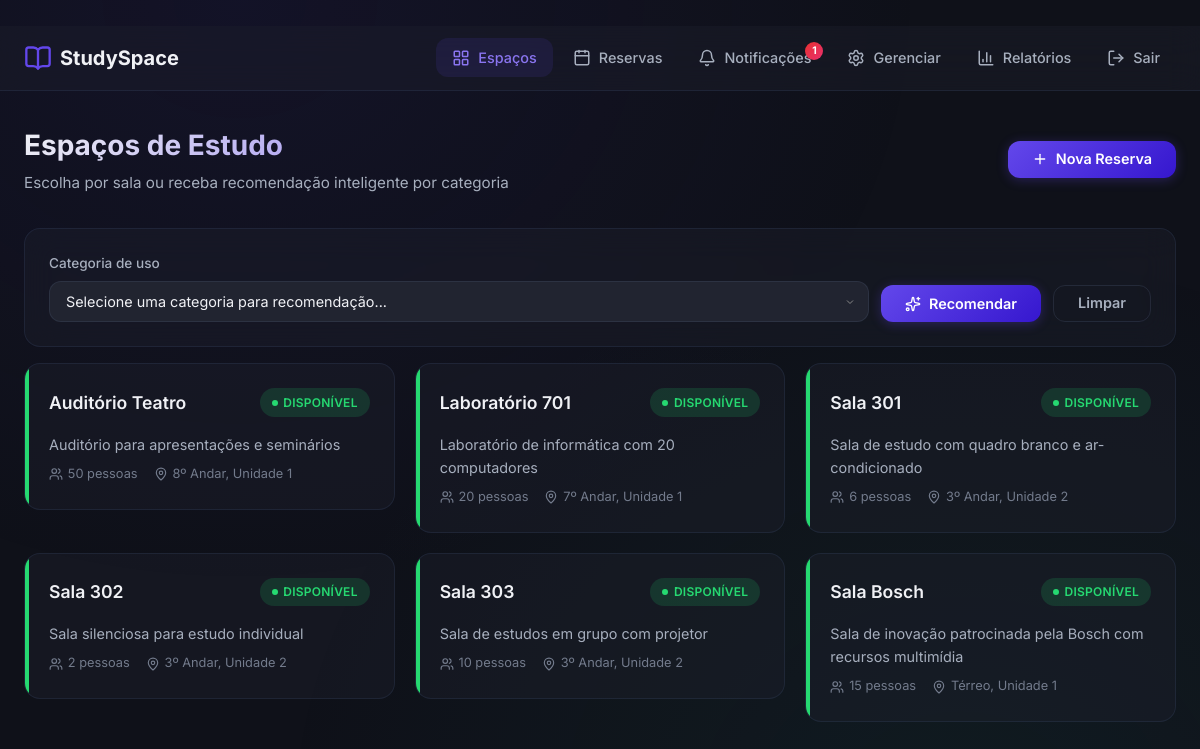
/spaces/ (signed in), run on an earlier commit of the app's database.
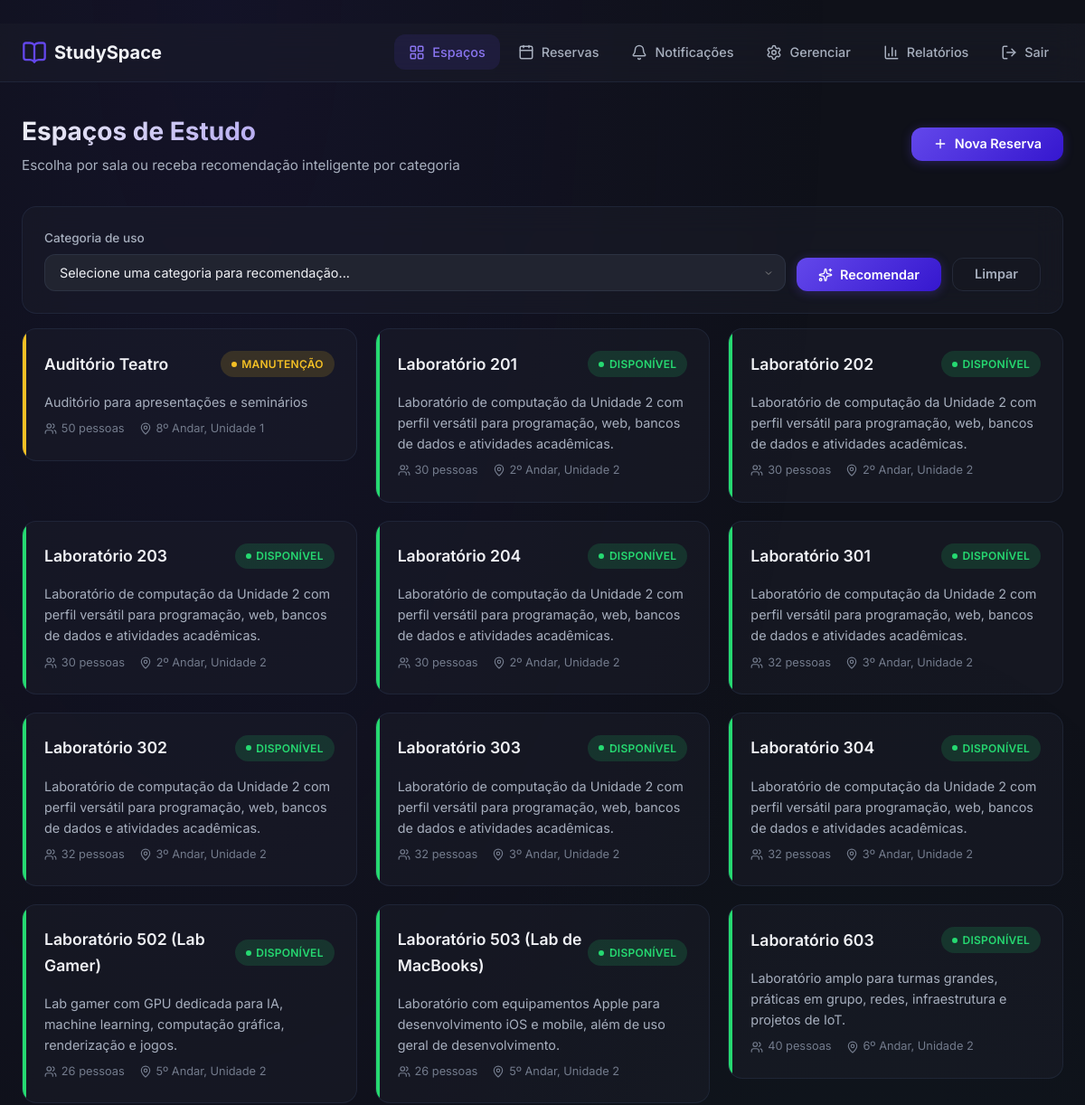
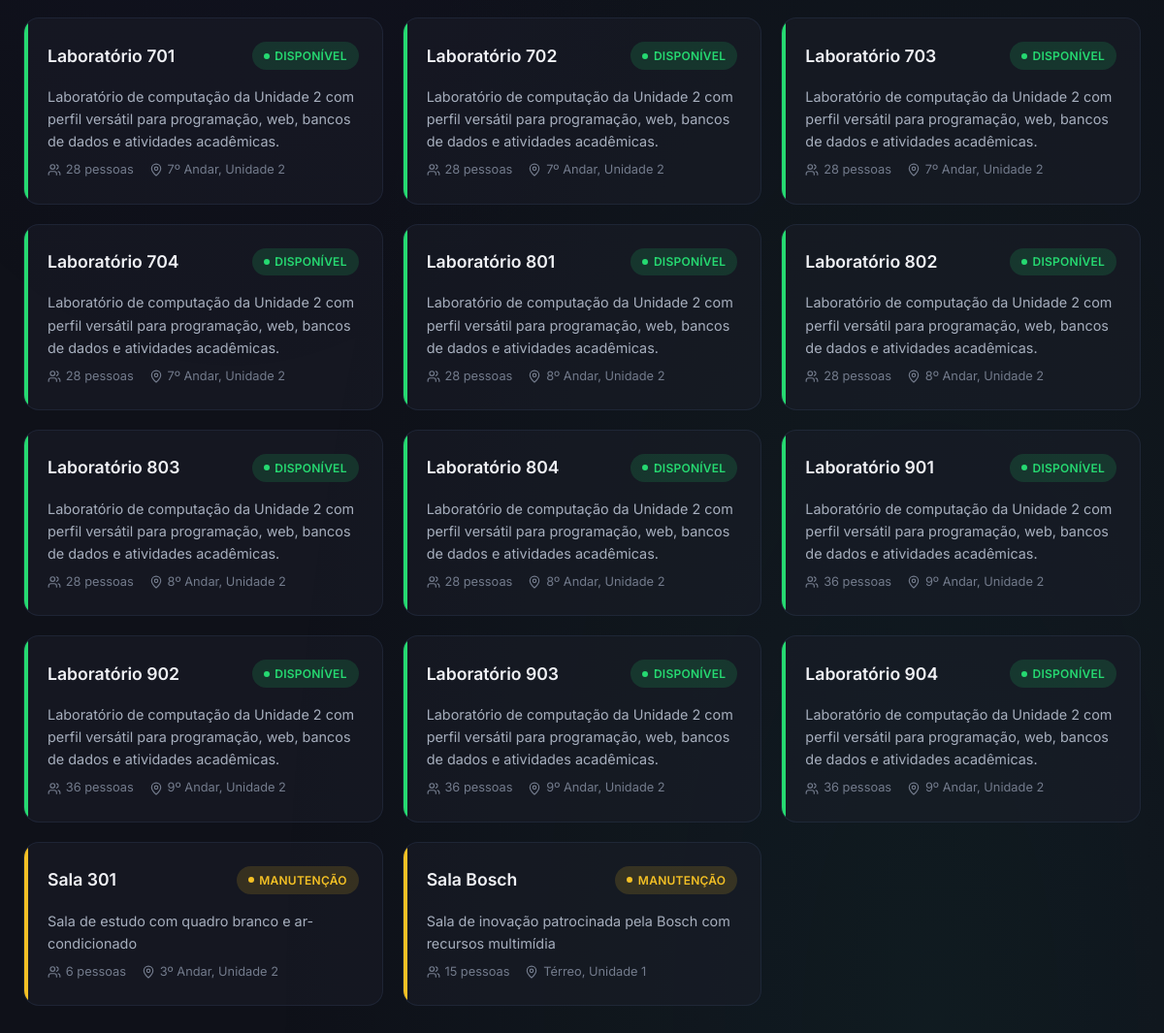
And on a later commit of the database (2 pictures, top to bottom).
### models/space.py (models this page shows, shortened)
class Space(db.Model):
    __tablename__ = 'spaces'
    id = db.Column(db.Integer, primary_key=True)
    name = db.Column(db.String(100), nullable=False)
    description = db.Column(db.Text, default='')
    capacity = db.Column(db.Integer, nullable=False, default=1)
    location = db.Column(db.String(200), default='')
    status = db.Column(db.String(20), nullable=False, default='available')  # 'available' ou 'maintenance'
    created_at = db.Column(db.DateTime, default=lambda: datetime.now(timezone(timedelta(hours=-3))))
    reservations = db.relationship('Reservation', backref='space', lazy='dynamic')

### views/routes/spaces.py (the view)
@spaces_bp.route('/')
@login_required
def index():
    selected_category = request.args.get('category', '').strip()
    spaces = Space.query.order_by(Space.name).all()
    recommendations = []
    if selected_category in CATEGORY_LABELS:
        recommendations = _recommend_spaces(selected_category, spaces)
    return render_template(
        'spaces/index.html',
        spaces=spaces,
        category_labels=CATEGORY_LABELS,
        selected_category=selected_category,
        recommendations=recommendations,
    )

### models/user.py (called while the page is built)
    @property
    def is_admin(self):
        return self.role == 'admin'

    @property
    def unread_notifications_count(self):
        return self.notifications.filter_by(is_read=False).count()

### views/templates/spaces/index.html (shortened to what this page needs)
﻿{% extends "base.html" %}
{% block content %}
<div class="page-header">
    <div>
        <h1 class="page-title">Espaços de Estudo</h1>
        <p class="page-subtitle">Escolha por sala ou receba recomendação inteligente por categoria</p>
    </div>
    <a href="{{ url_for('reservations.new_reservation') }}" class="btn btn-primary" id="btn-new-reservation">
        <i data-lucide="plus"></i>
        Nova Reserva
    </a>
</div>
<div class="card" style="margin-bottom: 1rem;">
    <form method="GET" action="{{ url_for('spaces.index') }}" style="display:flex; gap:0.75rem; flex-wrap:wrap; align-items:end;">
        <div class="form-group" style="margin:0; min-width: 320px; flex:1;">
            <label class="form-label" for="category">Categoria de uso</label>
            <select class="form-control" id="category" name="category">
                <option value="">Selecione uma categoria para recomendação...</option>
            </select>
        </div>
        <button class="btn btn-primary" type="submit"><i data-lucide="sparkles"></i> Recomendar</button>
        <a class="btn btn-ghost" href="{{ url_for('spaces.index') }}">Limpar</a>
    </form>
</div>
{% if spaces %}
<div class="grid grid-3 stagger" id="spaces-grid">
    {% for space in spaces %}
    <a href="{{ url_for('reservations.new_reservation', space_id=space.id) }}" style="text-decoration:none; color:inherit;">
        <div class="card space-card" data-space-id="{{ space.id }}" data-status="{{ 'maintenance' if space.status == 'maintenance' else 'available' }}" id="space-{{ space.id }}">
            <div class="card-header">
                <h3 class="card-title">{{ space.name }}</h3>
                <span class="status-badge {{ 'maintenance' if space.status == 'maintenance' else 'available' }}">
                    {{ 'Manutenção' if space.status == 'maintenance' else 'Disponível' }}
                </span>
            </div>
            <div class="card-body">
                {% if space.description %}
                <p class="mb-1">{{ space.description }}</p>
                {% endif %}
                <div class="space-meta">
                    <span>
                        <i data-lucide="users"></i>
                        {{ space.capacity }} {{ 'pessoa' if space.capacity == 1 else 'pessoas' }}
                    </span>
                    {% if space.location %}
                    <span>
                        <i data-lucide="map-pin"></i>
                        {{ space.location }}
                    </span>
                    {% endif %}
                </div>
            </div>
        </div>
    </a>
    {% endfor %}
</div>
{% else %}
<div class="empty-state">
    <i data-lucide="layout-grid"></i>
    <h3>Nenhum espaço cadastrado</h3>
    <p>Aguarde o administrador adicionar espaços de estudo.</p>
</div>
{% endif %}
{% endblock %}

### views/templates/base.html (shortened to what this page needs)
<!DOCTYPE html>
<html lang="pt-BR">
<head>
    <link rel="stylesheet" href="{{ url_for('static', filename='css/style.css') }}">
</head>
<body>
    <div class="app-wrapper">
        {% if current_user.is_authenticated %}
        <nav class="navbar">
            <div class="navbar-inner">
                <a href="{{ url_for('spaces.index') }}" class="navbar-brand">
                    <i data-lucide="book-open"></i>
                    StudySpace
                </a>
                <ul class="navbar-nav">
                    <li>
                        <a href="{{ url_for('spaces.index') }}" class="nav-link {% if request.endpoint == 'spaces.index' %}active{% endif %}" id="nav-spaces">
                            <i data-lucide="layout-grid"></i>
                            <span>Espaços</span>
                        </a>
                    </li>
                    <li>
                        <a href="{{ url_for('reservations.my_reservations') }}" class="nav-link {% if request.blueprint == 'reservations' %}active{% endif %}" id="nav-reservations">
                            <i data-lucide="calendar"></i>
                            <span>Reservas</span>
                        </a>
                    </li>
                    <li>
                        <a href="{{ url_for('notifications.index') }}" class="nav-link {% if request.blueprint == 'notifications' %}active{% endif %}" id="nav-notifications">
                            <i data-lucide="bell"></i>
                            <span>Notificações</span>
                            {% if current_user.unread_notifications_count > 0 %}
                            <span class="notification-badge" id="notification-count">
                                {{ current_user.unread_notifications_count if current_user.unread_notifications_count <= 9 else '9+' }}
                            </span>
                            {% else %}
                            <span class="notification-badge" id="notification-count" style="display:none">0</span>
                            {% endif %}
                        </a>
                    </li>
                    {% if current_user.is_admin %}
                    <li>
                        <a href="{{ url_for('admin.manage_spaces') }}" class="nav-link {% if request.blueprint == 'admin' and 'spaces' in request.endpoint %}active{% endif %}" id="nav-admin-spaces">
                            <i data-lucide="settings"></i>
                            <span>Gerenciar</span>
                        </a>
                    </li>
                    <li>
                        <a href="{{ url_for('admin.reports') }}" class="nav-link {% if request.endpoint == 'admin.reports' %}active{% endif %}" id="nav-reports">
                            <i data-lucide="bar-chart-3"></i>
                            <span>Relatórios</span>
                        </a>
                    </li>
                    {% endif %}
                    <li>
                        <a href="{{ url_for('auth.logout') }}" class="nav-link" id="nav-logout">
                            <i data-lucide="log-out"></i>
                            <span>Sair</span>
                        </a>
                    </li>
                </ul>
            </div>
        </nav>
        {% endif %}
        <main class="main-content fade-in">
            {% block content %}{% endblock %}
        </main>
    </div>
</body>
</html>

What changed in the data, as far as the page shows it:
removed Space: name "Sala 302", status "DISPONÍVEL", description "Sala silenciosa para estudo individual", capacity "2", capacity "pessoas", location "3º Andar, Unidade 2"
removed Space: name "Sala 303", status "DISPONÍVEL", description "Sala de estudos em grupo com projetor", capacity "10", capacity "pessoas", location "3º Andar, Unidade 2"
changed Space "Auditório Teatro": status "DISPONÍVEL" → "MANUTENÇÃO"
added Space: name "Laboratório 201", status "DISPONÍVEL", description "Laboratório de computação da Unidade 2 com perfil versátil para programação, web, bancos de dados e atividades acadêmicas.", capacity "30", capacity "pessoas", location "2º Andar, Unidade 2"
added Space: name "Laboratório 202", status "DISPONÍVEL", description "Laboratório de computação da Unidade 2 com perfil versátil para programação, web, bancos de dados e atividades acadêmicas.", capacity "30", capacity "pessoas", location "2º Andar, Unidade 2"
added Space: name "Laboratório 203", status "DISPONÍVEL", description "Laboratório de computação da Unidade 2 com perfil versátil para programação, web, bancos de dados e atividades acadêmicas.", capacity "30", capacity "pessoas", location "2º Andar, Unidade 2"
added Space: name "Laboratório 204", status "DISPONÍVEL", description "Laboratório de computação da Unidade 2 com perfil versátil para programação, web, bancos de dados e atividades acadêmicas.", capacity "30", capacity "pessoas", location "2º Andar, Unidade 2"
added Space: name "Laboratório 301", status "DISPONÍVEL", description "Laboratório de computação da Unidade 2 com perfil versátil para programação, web, bancos de dados e atividades acadêmicas.", capacity "32", capacity "pessoas", location "3º Andar, Unidade 2"
added Space: name "Laboratório 302", status "DISPONÍVEL", description "Laboratório de computação da Unidade 2 com perfil versátil para programação, web, bancos de dados e atividades acadêmicas.", capacity "32", capacity "pessoas", location "3º Andar, Unidade 2"
added Space: name "Laboratório 303", status "DISPONÍVEL", description "Laboratório de computação da Unidade 2 com perfil versátil para programação, web, bancos de dados e atividades acadêmicas.", capacity "32", capacity "pessoas", location "3º Andar, Unidade 2"
added Space: name "Laboratório 304", status "DISPONÍVEL", description "Laboratório de computação da Unidade 2 com perfil versátil para programação, web, bancos de dados e atividades acadêmicas.", capacity "32", capacity "pessoas", location "3º Andar, Unidade 2"
added Space: name "Laboratório 502 (Lab Gamer)", status "DISPONÍVEL", description "Lab gamer com GPU dedicada para IA, machine learning, computação gráfica, renderização e jogos.", capacity "26", capacity "pessoas", location "5º Andar, Unidade 2"
added Space: name "Laboratório 503 (Lab de MacBooks)", status "DISPONÍVEL", description "Laboratório com equipamentos Apple para desenvolvimento iOS e mobile, além de uso geral de desenvolvimento.", capacity "26", capacity "pessoas", location "5º Andar, Unidade 2"
added Space: name "Laboratório 603", status "DISPONÍVEL", description "Laboratório amplo para turmas grandes, práticas em grupo, redes, infraestrutura e projetos de IoT.", capacity "40", capacity "pessoas", location "6º Andar, Unidade 2"
changed Space "Laboratório 701": description "Laboratório de informática com 20 computadores" → "Laboratório de computação da Unidade 2 com perfil versátil para programação, web, bancos de dados e atividades acadêmicas."; capacity "20" → "28"; location "7º Andar, Unidade 1" → "7º Andar, Unidade 2"
added Space: name "Laboratório 702", status "DISPONÍVEL", description "Laboratório de computação da Unidade 2 com perfil versátil para programação, web, bancos de dados e atividades acadêmicas.", capacity "28", capacity "pessoas", location "7º Andar, Unidade 2"
added Space: name "Laboratório 703", status "DISPONÍVEL", description "Laboratório de computação da Unidade 2 com perfil versátil para programação, web, bancos de dados e atividades acadêmicas.", capacity "28", capacity "pessoas", location "7º Andar, Unidade 2"
added Space: name "Laboratório 704", status "DISPONÍVEL", description "Laboratório de computação da Unidade 2 com perfil versátil para programação, web, bancos de dados e atividades acadêmicas.", capacity "28", capacity "pessoas", location "7º Andar, Unidade 2"
added Space: name "Laboratório 801", status "DISPONÍVEL", description "Laboratório de computação da Unidade 2 com perfil versátil para programação, web, bancos de dados e atividades acadêmicas.", capacity "28", capacity "pessoas", location "8º Andar, Unidade 2"
added Space: name "Laboratório 802", status "DISPONÍVEL", description "Laboratório de computação da Unidade 2 com perfil versátil para programação, web, bancos de dados e atividades acadêmicas.", capacity "28", capacity "pessoas", location "8º Andar, Unidade 2"
added Space: name "Laboratório 803", status "DISPONÍVEL", description "Laboratório de computação da Unidade 2 com perfil versátil para programação, web, bancos de dados e atividades acadêmicas.", capacity "28", capacity "pessoas", location "8º Andar, Unidade 2"
added Space: name "Laboratório 804", status "DISPONÍVEL", description "Laboratório de computação da Unidade 2 com perfil versátil para programação, web, bancos de dados e atividades acadêmicas.", capacity "28", capacity "pessoas", location "8º Andar, Unidade 2"
added Space: name "Laboratório 901", status "DISPONÍVEL", description "Laboratório de computação da Unidade 2 com perfil versátil para programação, web, bancos de dados e atividades acadêmicas.", capacity "36", capacity "pessoas", location "9º Andar, Unidade 2"
added Space: name "Laboratório 902", status "DISPONÍVEL", description "Laboratório de computação da Unidade 2 com perfil versátil para programação, web, bancos de dados e atividades acadêmicas.", capacity "36", capacity "pessoas", location "9º Andar, Unidade 2"
added Space: name "Laboratório 903", status "DISPONÍVEL", description "Laboratório de computação da Unidade 2 com perfil versátil para programação, web, bancos de dados e atividades acadêmicas.", capacity "36", capacity "pessoas", location "9º Andar, Unidade 2"
added Space: name "Laboratório 904", status "DISPONÍVEL", description "Laboratório de computação da Unidade 2 com perfil versátil para programação, web, bancos de dados e atividades acadêmicas.", capacity "36", capacity "pessoas", location "9º Andar, Unidade 2"
changed Space "Sala 301": status "DISPONÍVEL" → "MANUTENÇÃO"
changed Space "Sala Bosch": status "DISPONÍVEL" → "MANUTENÇÃO"
Also different on the page:
text no longer shown: "1"
